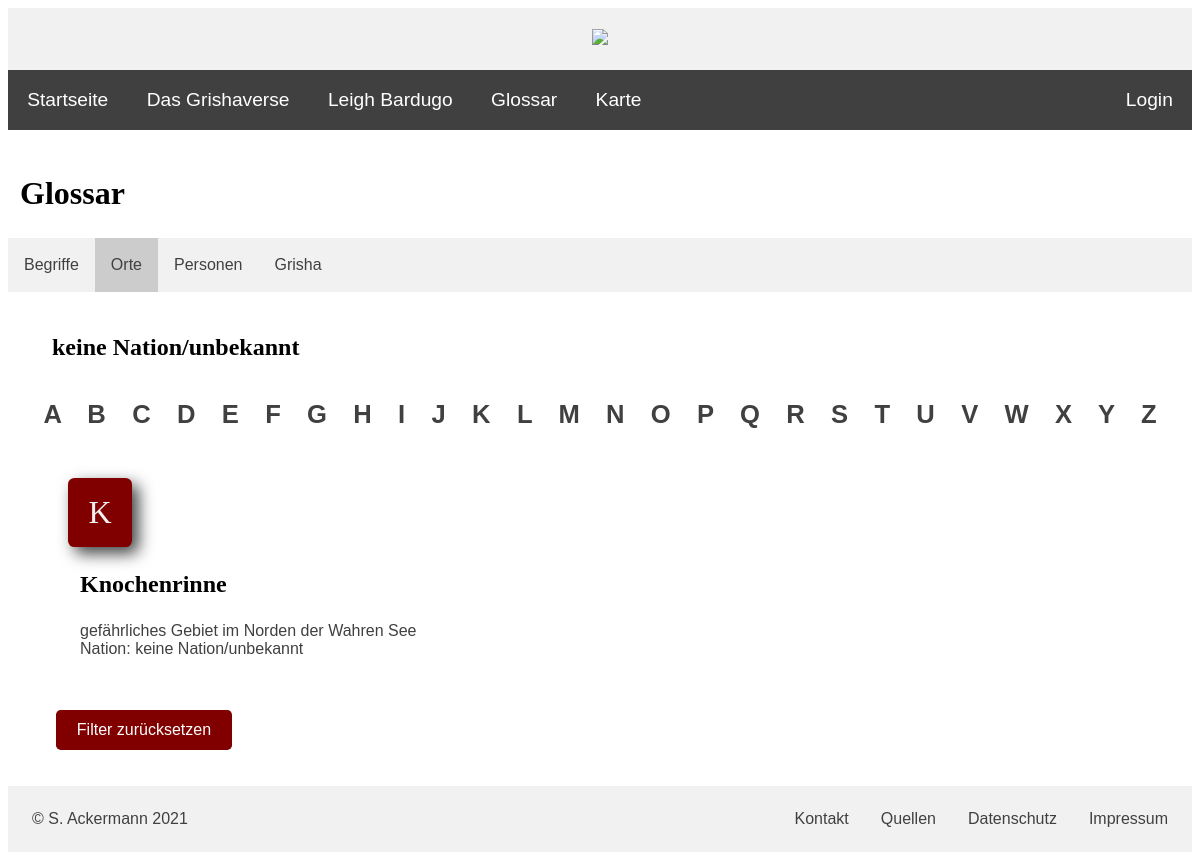
The page /PHP/glossary_orte_filter.php?nation=8 on the database as committed earlier.
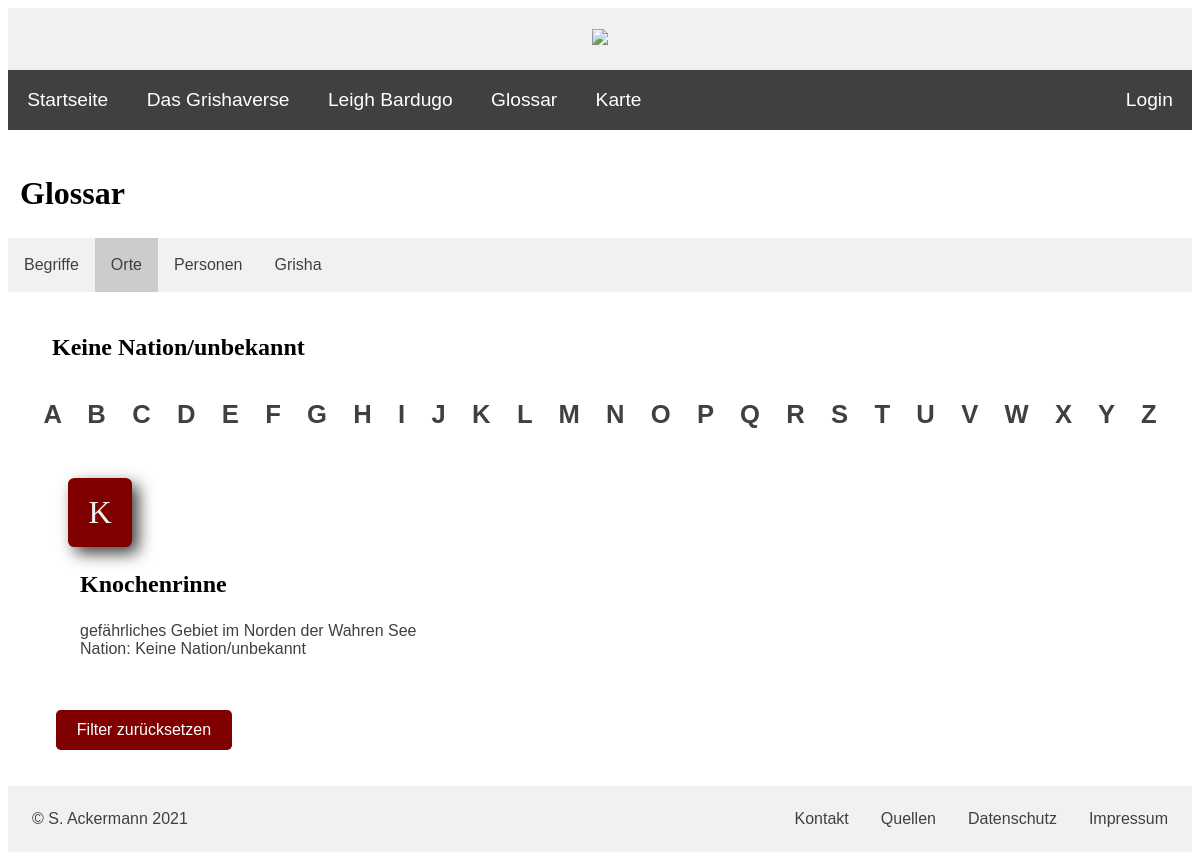
The same page on the database as committed later.
### tables this page shows
CREATE TABLE `nationen` (
  `ID` int(10) NOT NULL,
  `name` text NOT NULL
);

CREATE TABLE `schauplaetze` (
  `ID` int(10) NOT NULL,
  `name` text NOT NULL,
  `nation` int(10) NOT NULL,
  `beschreibung` text DEFAULT NULL
);

### PHP/glossary_orte_filter.php (the view, shortened to what this page needs)
<?php
include ("header.inc.php");
include ("navbar.inc.php");
?>
    <div>
        <h2>Glossar</h2>
    </div>
    <div class="glossary-nav">
        <ul>
            <li><a href="glossary_begriffe.php">Begriffe</a></li>
            <li><a href="glossary_orte.php" class="active">Orte</a></li>
            <li><a href="glossary_personen.php">Personen</a></li>
            <li><a href="glossary_grisha.php">Grisha</a></li>
        </ul>
    </div>
    <br>
    <?php
        require_once "config.inc.php";
        if (is_null($_REQUEST["nation"])) {
            $nationSuche = "";
        } else {
            $nationSuche = $_REQUEST["nation"];
        }
        $alph = array("A", "B", "C", "D", "E", "F", "G", "H", "I", "J", "K", "L", "M", "N", "O", "P", "Q", "R", "S", "T", "U", "V", "W", "X", "Y", "Z");
        $filt =  mysqli_query($conn, "SELECT * FROM nationen WHERE ID = '$nationSuche'");
        $f = $filt->fetch_assoc();
        if ($f['name'] == 'Suli') {
            echo "<div class='glossary-res'><h3>" .  $f['name'] . "</h3>";
            echo "<p>Das Volk der Suli lebt nommadisch im Westen von Ravka.</p><p>Tipp: Um Orte anzeigen zu lassen, filtern Sie nach 'Ravka'. </p></div><br>";
        } else {
            echo "<div class='glossary-res'><h3>" . $f['name'] . "</h3></div>";
            echo
            "<div class='letters-bg'>
                <strong>
                    <a class='link' href='#orte_letter-A'>A</a> <a class='link' href='#orte_letter-B'>B</a> <a class='link' href='#orte_letter-C'>C</a>
                    <a class='link' href='#orte_letter-D'>D</a> <a class='link' href='#orte_letter-E'>E</a> <a class='link' href='#orte_letter-F'>F</a>
                    <a class='link' href='#orte_letter-G'>G</a> <a class='link' href='#orte_letter-H'>H</a> <a class='link' href='#orte_letter-I'>I</a>
                    <a class='link' href='#orte_letter-J'>J</a> <a class='link' href='#orte_letter-K'>K</a> <a class='link' href='#orte_letter-L'>L</a>
                    <a class='link' href='#orte_letter-M'>M</a> <a class='link' href='#orte_letter-N'>N</a> <a class='link' href='#orte_letter-O'>O</a>
                    <a class='link' href='#orte_letter-P'>P</a> <a class='link' href='#orte_letter-Q'>Q</a> <a class='link' href='#orte_letter-R'>R</a>
                    <a class='link' href='#orte_letter-S'>S</a> <a class='link' href='#orte_letter-T'>T</a> <a class='link' href='#orte_letter-U'>U</a>
                    <a class='link' href='#orte_letter-V'>V</a> <a class='link' href='#orte_letter-W'>W</a> <a class='link' href='#orte_letter-X'>X</a>
                    <a class='link' href='#orte_letter-Y'>Y</a> <a class='link' href='#orte_letter-Z'>Z</a>
                </strong>
            </div>
            <br>";
        }
        foreach ($alph as $i){
            $result = mysqli_query($conn, "SELECT schauplaetze.name, schauplaetze.beschreibung,
            nationen.name AS nation
            FROM schauplaetze
            JOIN nationen on schauplaetze.nation = nationen.ID
            WHERE schauplaetze.nation = '$nationSuche' AND schauplaetze.name LIKE '$i%'                     /* entspricht der gewählten Option und beginnt mit dem entsprechenden Buchstaben */
            ORDER BY schauplaetze.name ASC");
            if (mysqli_num_rows($result) >= 1) {
                echo "<div id='orte_letter-$i' class='big-letter'>" . $i . "</div>";
            }
            echo "<div class='glossary-bg'><ul>";
            while ($j = mysqli_fetch_assoc($result)) {
                echo "<li><h3>" . $j["name"] . "</h3>";
                if ($j["beschreibung"]) {
                    echo $j["beschreibung"] . "<br>";
                }
                echo "Nation: " . $j["nation"] . "<br><br>";
            }
            echo "</li></ul></div>";
        }
    ?>
    <br>
    <div class='glossary-res'>
        <form method='post' action='glossary_orte.php'>
            <input id='submit-button' type='submit' value='Filter zurücksetzen'/>
        </form>
    </div>
<?php include ("footer.inc.php"); ?>

Rows that differ between the two databases and show on the page:
changed nationen: name "keine Nation/unbekannt" → "Keine Nation/unbekannt"
changed through a linked row, schauplaetze "Knochenrinne": nationen.name "keine Nation/unbekannt" → "Keine Nation/unbekannt"
